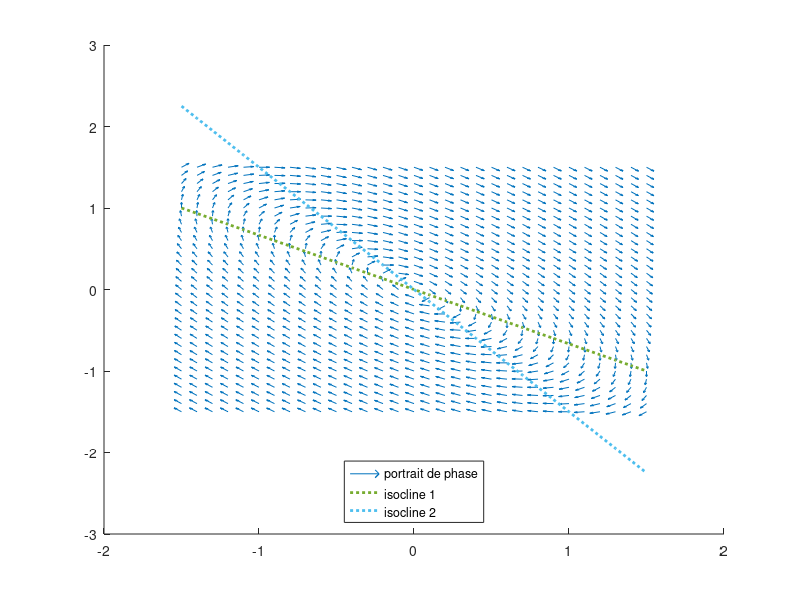
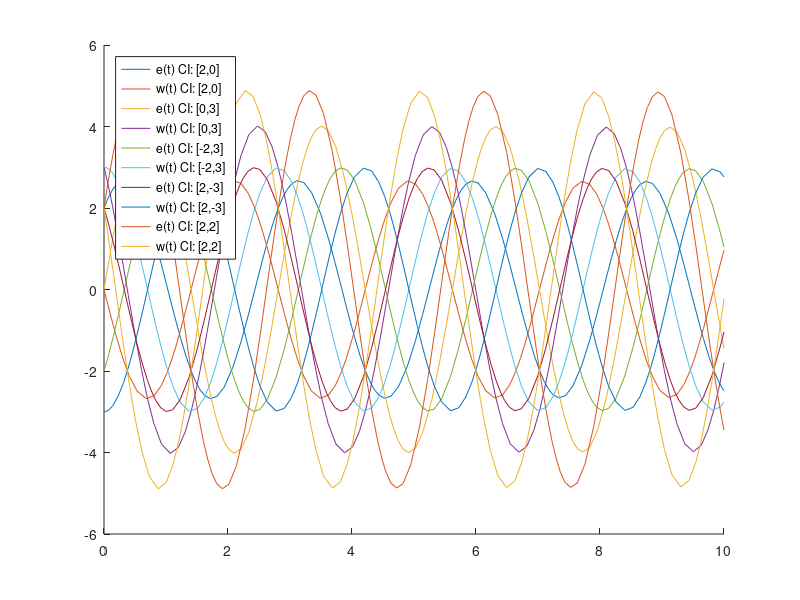

MATLAB code to generate these figures, in order:
A = [2 3; -3 -2]; #centre
#A = [3 2; -2 -3]; #selle

[x1,x2] = meshgrid(-1.5:0.1:1.5);

x1_values = A(1,1)*x1+A(1,2)*x2;
x2_values = A(2,1)*x1+A(2,2)*x2;

norms=sqrt(x1_values.^2+x2_values.^2);
x1_normalized = x1_values ./ norms;
x2_normalized = x2_values ./norms;

# Isoclines
line_range = -1.5:.1:1.5;
isocline_1 = -(A(1,1)/A(1,2)) * line_range;
isocline_2 = -(A(2,1)/A(2,2)) * line_range;

# Droites invariantes (vecteurs propres) 
[V,L] = eig(A);
eigenvector_1 = (V(2,1)/V(1,1)) * line_range;
eigenvector_2 = (V(2,2)/V(1,2)) * line_range;

# Figure 1: portrait de phase, isoclines et vecteurs propres
figure(1);
hold on;
vector_scale = .5;

quiver(x1,x2,x1_normalized,x2_normalized, vector_scale);

# Commenter vecteurs propres pour le centre
plot(line_range,isocline_1,"linewidth", 2, "linestyle", ":");
plot(line_range,isocline_2,"linewidth", 2, "linestyle", ":");

#plot(line_range,eigenvector_1,"linewidth",2);
#plot(line_range,eigenvector_2,"linewidth",2);
#quiver([0;0],[0;0],V(1,:),V(2,:),"linewidth",5,"color","k");

legend("portrait de phase","isocline 1","isocline 2", "v_1","v_2","location","south");
hold off;

# Figure 2: trajectoires e(t), w(t) avec 5 conditions initiales
figure(2);
hold on;
x1dot = @(t, x) A(1,1)*x(1)+A(1,2)*x(2);
x2dot = @(t, x) A(2,1)*x(1)+A(2,2)*x(2);
xdot = @(t,x) [x1dot(t, x);x2dot(t, x)];
[t1,x1] = ode23(xdot, [0, 10], [2, 0]);
[t2,x2] = ode23(xdot, [0, 10], [0, 3]);
[t3,x3] = ode23(xdot, [0, 10], [-2, 3]);
[t4,x4] = ode23(xdot, [0, 10], [2, -3]);
[t5,x5] = ode23(xdot, [0, 10], [2, 2]);

plot(t1,x1);
plot(t2,x2);
plot(t3,x3);
plot(t4,x4);
plot(t5,x5);

legend(
 "e(t) CI: [2,0]","w(t) CI: [2,0]",
 "e(t) CI: [0,3]","w(t) CI: [0,3]",
 "e(t) CI: [-2,3]","w(t) CI: [-2,3]",
 "e(t) CI: [2,-3]","w(t) CI: [2,-3]",
 "e(t) CI: [2,2]","w(t) CI: [2,2]",
 "location","northwest");
hold off;